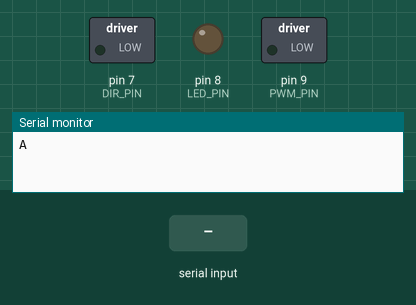
Bench run of a sketch on a simulated Arduino Uno, built with avr-gcc and run on an emulated ATmega328P. Shown: switched loads named in the sketch (green lamp = pin HIGH), output pins drawn as LEDs (lit = HIGH), the last lines printed to the serial monitor. Inputs (shaded band) come from the test bench.

Above: at 3.2 s.
3.3 s: "B" received over Serial
At 4.5 s:
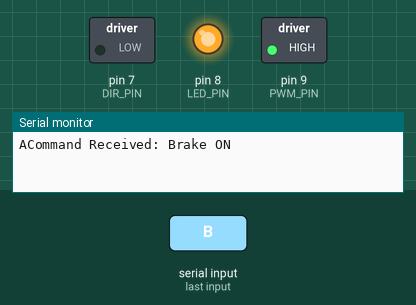
4.8 s: "R" received over Serial
At 5.7 s:
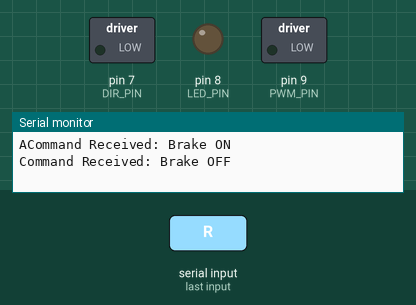
Timing chart, 0 to 7.8 s (numbered marks = the images above; inputs shaded):
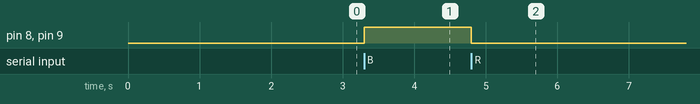

Measured:
- after the input at 3.3 s, pin 8 (LED_PIN), pin 9 (PWM_PIN): LOW → HIGH at once
- after the input at 4.8 s, pin 8 (LED_PIN), pin 9 (PWM_PIN): HIGH → LOW at once

The sketch:

arduino.ino
```cpp
// Define the pins connected to the Cytron Motor Driver
const int DIR_PIN = 7;  // Direction Pin - MOVED to pin 7 to free up pin 8
const int PWM_PIN = 9;  // PWM Pin (must be a PWM-capable pin)

// Define the pin for the brake status LED.
const int LED_PIN = 8; // Using digital pin 8 for the brake status LED

// Define the PWM value for braking. 255 is full stop/brake.
const int BRAKE_SPEED = 255;
// Define the PWM value when brakes are released. 0 is coast/stop.
const int RELEASE_SPEED = 0;

void setup() {
  // Initialize serial communication at 9600 bits per second:
  Serial.begin(9600);

  // Set the motor control pins as outputs
  pinMode(DIR_PIN, OUTPUT);
  pinMode(PWM_PIN, OUTPUT);

  // Set the LED pin as an output
  pinMode(LED_PIN, OUTPUT);

  // Start with the brakes released and the status LED OFF
  digitalWrite(DIR_PIN, LOW);
  analogWrite(PWM_PIN, RELEASE_SPEED);
  digitalWrite(LED_PIN, LOW); // Ensure LED is off at startup

  // Wait a moment for the serial connection to establish
  delay(2000);

  // Send an 'A' (Acknowledge) signal to Python to confirm it's ready
  Serial.write('A');
}

void loop() {
  // Check if data is available to read from the serial port
  if (Serial.available() > 0) {
    // Read the incoming byte
    char command = Serial.read();

    // Check the command received from the Python script
    if (command == 'B') {
      // Apply the brakes: Set PWM to max value
      digitalWrite(DIR_PIN, LOW);
      analogWrite(PWM_PIN, BRAKE_SPEED);

      // Turn the status LED ON to indicate brakes are active
      digitalWrite(LED_PIN, HIGH);
      Serial.println("Command Received: Brake ON");

    } else if (command == 'R') {
      // Release the brakes: Set PWM to 0
      digitalWrite(DIR_PIN, LOW);
      analogWrite(PWM_PIN, RELEASE_SPEED);

      // Turn the status LED OFF to indicate brakes are released
      digitalWrite(LED_PIN, LOW);
      Serial.println("Command Received: Brake OFF");

    } else if (command == 'P') {
      // 'P' is a Ping from Python to check the connection.
      // We don't change the LED state for a ping.
      Serial.println("Ping received from Python.");
    }
  }
}
```
